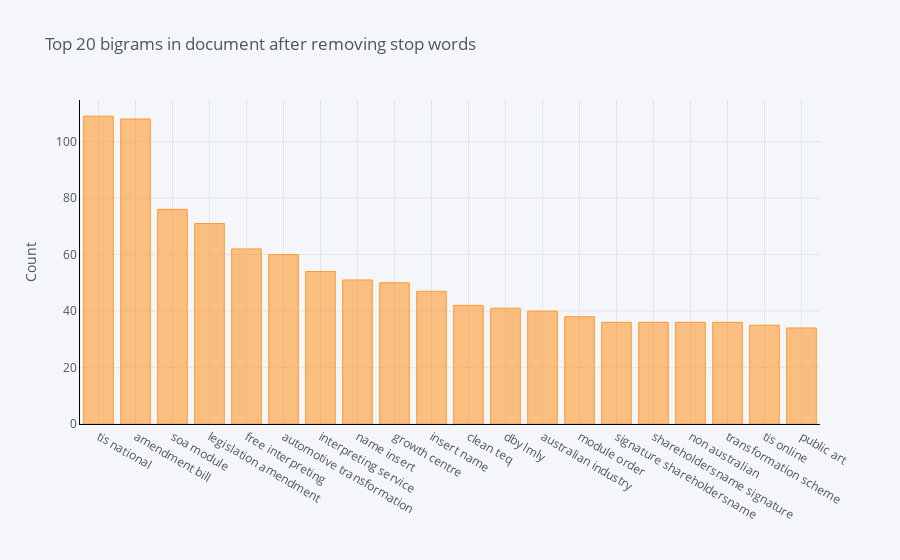

Write notebook code for a chart like this one.
### Markdown cell above
<h4>Lets see the most used bigrams in the documents</h4>

### Code cell
from sklearn.feature_extraction.text import CountVectorizer
import matplotlib.pyplot as plt

#from plotly import __version__
%matplotlib inline
import cufflinks as cf
from nltk.corpus import stopwords
from plotly.offline import download_plotlyjs, init_notebook_mode, plot, iplot
init_notebook_mode(connected=True)
cf.go_offline()
cf.set_config_file(offline=False, world_readable=True)

df = pd.DataFrame(textlist) 
df.rename(columns={0: 'text'}, inplace=True)


def get_top_n_bigram(corpus, n=None):    
    stop_words = stopwords.words('english')
    stop_words.extend(['tags','text','text_contents','contents','textcontents']) 
    vec = CountVectorizer(ngram_range=(2, 2), stop_words=stop_words).fit(corpus)
    bag_of_words = vec.transform(corpus)
    sum_words = bag_of_words.sum(axis=0) 
    words_freq = [(word, sum_words[0, idx]) for word, idx in vec.vocabulary_.items()]
    words_freq =sorted(words_freq, key = lambda x: x[1], reverse=True)
    return words_freq[:n]
common_words = get_top_n_bigram(df['text'], 20)



for word, freq in common_words:   
    print(word, freq)



df4 = pd.DataFrame(common_words, columns = ['DocText' , 'count'])
df4.groupby('DocText').sum()['count'].sort_values(ascending=False).iplot(
    kind='bar', yTitle='Count', linecolor='black', title='Top 20 bigrams in document after removing stop words')

### Figure 1 — Plotly figure (JSON) as saved in the notebook; plotly's stock layout.template omitted (floating-point values rounded to 4 significant figures)
{"data": [{"marker": {"color": "rgba(255, 153, 51, 0.6)", "line": {"color": "rgba(255, 153, 51, 1.0)", "width": 1}}, "name": "count", "orientation": "v", "text": "", "type": "bar", "x": ["tis national", "amendment bill", "soa module", "legislation amendment", "free interpreting", "automotive transformation", "interpreting service", "name insert", "growth centre", "insert name", "clean teq", "dby lmly", "australian industry", "module order", "signature shareholdersname", "shareholdersname signature", "non australian", "transformation scheme", "tis online", "public art"], "y": [109, 108, 76, 71, 62, 60, 54, 51, 50, 47, 42, 41, 40, 38, 36, 36, 36, 36, 35, 34]}], "layout": {"legend": {"bgcolor": "#F5F6F9", "font": {"color": "#4D5663"}}, "paper_bgcolor": "#F5F6F9", "plot_bgcolor": "#F5F6F9", "title": {"font": {"color": "#4D5663"}, "text": "Top 20 bigrams in document after removing stop words"}, "xaxis": {"gridcolor": "#E1E5ED", "linecolor": "black", "showgrid": true, "tickfont": {"color": "#4D5663"}, "title": {"font": {"color": "#4D5663"}, "text": ""}, "zerolinecolor": "#E1E5ED"}, "yaxis": {"gridcolor": "#E1E5ED", "linecolor": "black", "showgrid": true, "tickfont": {"color": "#4D5663"}, "title": {"font": {"color": "#4D5663"}, "text": "Count"}, "zerolinecolor": "#E1E5ED"}}}
